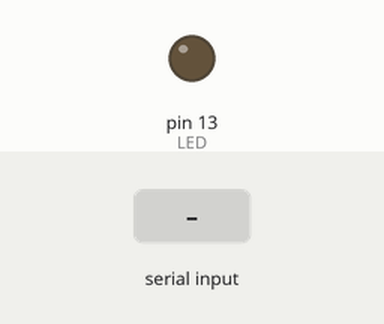
Bench run of a sketch on a simulated Arduino Uno, built with avr-gcc and run on an emulated ATmega328P. Shown: output pins drawn as LEDs (lit = HIGH). The inputs (shaded band) are chosen by the test bench.

Above: at 1.2 s.
1.3 s: "1" received over Serial
At 2.1 s:
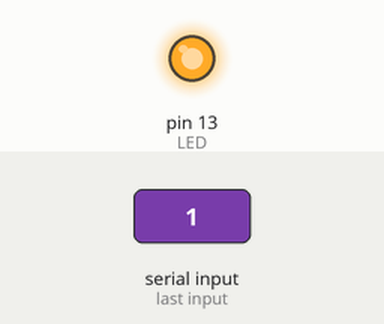
2.8 s: "0" received over Serial
At 3.3 s:
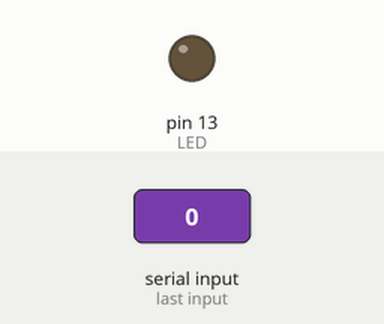
Timing chart, 0 to 5.8 s (numbered marks = the images above; inputs shaded):
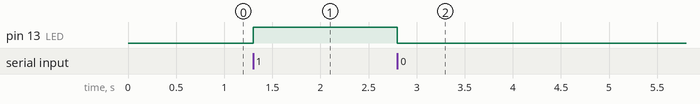

Measured:
- after the input at 1.3 s, pin 13 (LED): LOW → HIGH at once
- after the input at 2.8 s, pin 13 (LED): HIGH → LOW at once

The sketch:

ardu_py.ino
```cpp
int LED = 13;

void setup() {

  Serial.begin(9600);
  pinMode(LED, OUTPUT);
}

void loop() {

  char reading = Serial.read();

  if(reading == '1'){
    digitalWrite(LED, HIGH);
  }
  else if(reading == '0'){
    digitalWrite(LED, LOW);
  }
}
```
